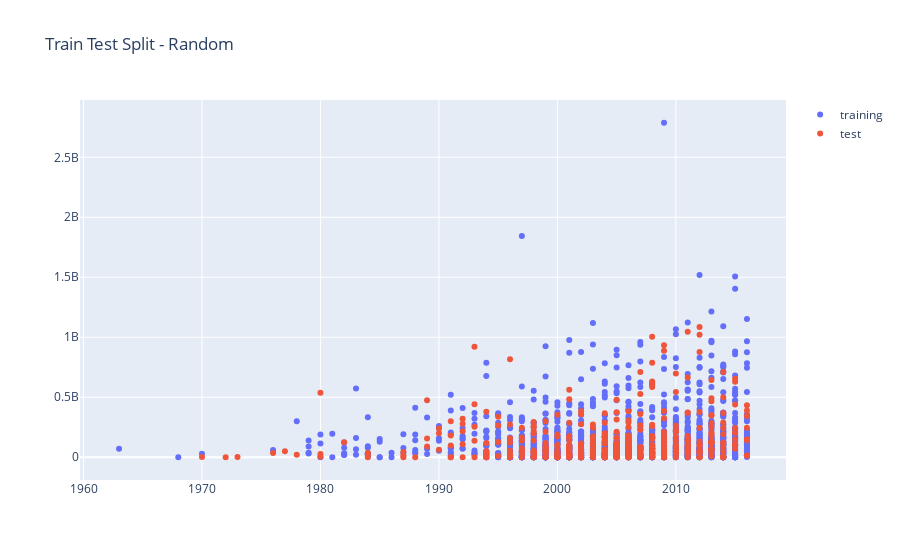

Notebook source saved alongside this figure:
### Markdown cell above
Now let's plot the training data alongside the validation data.

### Code cell
import plotly.graph_objects as go
train_scatter = go.Scatter(x = X_train['year'], y = y_train, mode = 'markers', name = 'training')
test_scatter = go.Scatter(x = X_test['year'], y = y_test, mode = 'markers', name = 'test')
go.Figure(data = [train_scatter, test_scatter], layout = {'title': 'Train Test Split - Random '})

### Figure 1 — Plotly figure (JSON) as saved in the notebook; plotly's stock layout.template omitted (floating-point values rounded to 4 significant figures; data arrays with more than 128 entries replaced by an {"elided": "..."} marker saying what was removed)
{"data": [{"mode": "markers", "name": "training", "type": "scatter", "x": {"elided": "1280 int values"}, "y": {"elided": "1280 int values"}}, {"mode": "markers", "name": "test", "type": "scatter", "x": {"elided": "400 int values"}, "y": {"elided": "400 int values"}}], "layout": {"autosize": true, "title": {"text": "Train Test Split - Random "}, "xaxis": {"autorange": true, "range": [1960.0, 2019.0], "type": "linear"}, "yaxis": {"autorange": true, "range": [-204200000.0, 2992000000.0], "type": "linear"}}}
